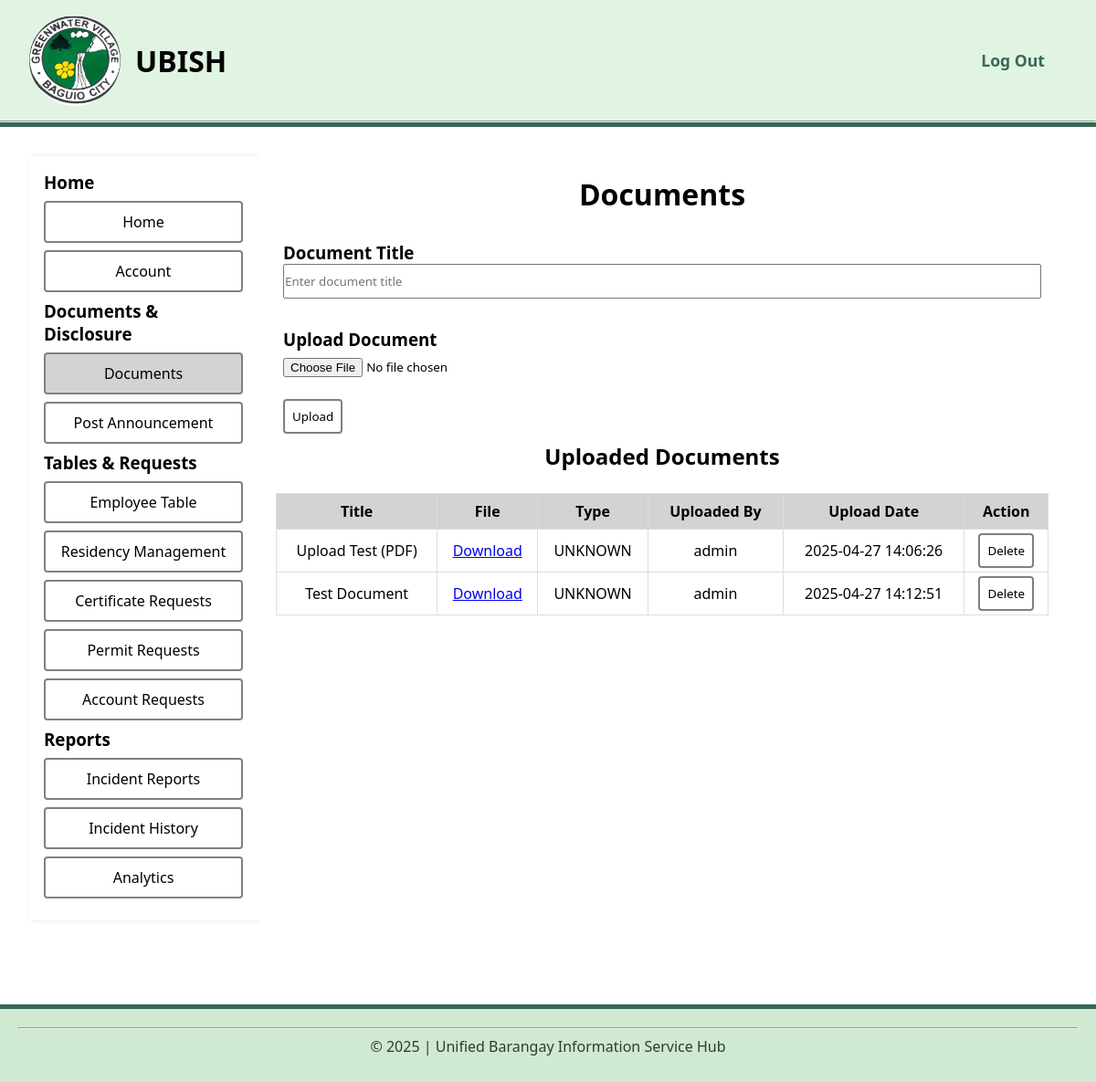
Page /pages/main/documents.php (signed in) on the committed database.
### tables this page shows
CREATE TABLE `files` (
  `file_id` int(11) NOT NULL,
  `title` varchar(255) NOT NULL,
  `file_name` varchar(255) NOT NULL,
  `file_path` varchar(255) NOT NULL,
  `uploaded_by` int(11) DEFAULT NULL,
  `upload_date` timestamp NOT NULL DEFAULT current_timestamp(),
  `privacy` enum('Public','Private') NOT NULL DEFAULT 'Public',
  `file_type` varchar(255) DEFAULT NULL
);

### config/dbfetch.php (called while the page is built, shortened)
<?php
    include __DIR__ . '/dbconfig.php';
    $accessQuery = "SELECT access_level FROM employee_details WHERE emp_id = :emp_id";
    $access = $pdo->prepare($accessQuery);
    $access->execute([":emp_id" => $_SESSION['emp_id']]);
    $accessLevel = $access->fetchColumn();
?>

### pages/main/documents.php (the view, shortened to what this page needs)
<?php
include '../../config/dbfetch.php';
$documentsFetch = "SELECT * FROM files";
$stmt = $pdo->query($documentsFetch);
$documents = $stmt->fetchAll(PDO::FETCH_ASSOC);
function getDocumentsTable($pdo, $currentUserId)
{
    $documentsFetch = "SELECT * FROM files";
    $stmt = $pdo->query($documentsFetch);
    $documents = $stmt->fetchAll(PDO::FETCH_ASSOC);
    $output = "";
    $mimeMap = [
        'application/pdf' => 'PDF',
        'application/msword' => 'Word',
        'application/vnd.openxmlformats-officedocument.wordprocessingml.document' => 'Word',
        'application/vnd.ms-excel' => 'Excel',
        'application/vnd.openxmlformats-officedocument.spreadsheetml.sheet' => 'Excel',
        'image/jpeg' => 'JPEG',
        'image/png' => 'PNG',
        'text/plain' => 'Text'
    ];
    foreach ($documents as $document) {
        $documentId = $document['file_id'];
        $title = htmlspecialchars($document['file_name']);
        $filePath = htmlspecialchars($document['file_path']);
        $rawType = $document['file_type'] ?? 'unknown/unknown';
        $fileType = $mimeMap[$rawType] ?? strtoupper(explode('/', $rawType)[1] ?? 'Unknown');
        $uploadedBy = $document['uploaded_by'];
        $uploadDate = $document['upload_date'];
        $userFetch = "SELECT username FROM login_details WHERE user_id = :uploaded_by";
        $stmtUser = $pdo->prepare($userFetch);
        $stmtUser->execute([':uploaded_by' => $uploadedBy]);
        $user = $stmtUser->fetch(PDO::FETCH_ASSOC);
        $username = $user ? $user['username'] : 'Unknown';
        $actionBtn = $uploadedBy == $currentUserId
            ? "<button onclick='confirmDelete($documentId)'>Delete</button>"
            : "<em style='color:gray;'>N/A</em>";
        $output .= "<tr>
                        <td>$title</td>
                        <td><a href='$filePath' download>Download</a></td>
                        <td>$fileType</td>
                        <td>$username</td>
                        <td>$uploadDate</td>
                        <td>$actionBtn</td>
                    </tr>";
    }
    return $output;
}
?>
<!DOCTYPE html>
<html lang="en">
<head>
    <link rel="stylesheet" href="../../assets/css/style.css">
</head>
<body>
    <header>
        <div class="navigation">
            <div class="logo">
                <img src="../../assets/img/greenwater-village-logo.jpg" alt="Greenwater Village Logo">
                <h1>UBISH</h1>
            </div>
            <form method="POST">
                <nav>
                    <ul>
                        <li><button class="logout" style="cursor: pointer;" name="logout">Log Out</button></li>
                    </ul>
                </nav>
            </form>
        </div>
        <hr>
    </header>
    <main>
        <div class="dashboard-main">
            <div class="dashboard-sidebar">
                <ul>
                    <h3>Home</h3>
                    <li><a href="../main/dashboard.php">Home</a></li>
                    <li><a href="../main/account.php">Account</a></li>
                    <h3>Documents & Disclosure</h3>
                    <li class="active"><a href="../main/documents.php">Documents</a></li>
                    <li><a href="../main/announcements.php">Post Announcement</a></li>
                    <h3>Tables & Requests</h3>
                    <li><a href="../main/employee_table.php">Employee Table</a></li>
                    <?php if ($accessLevel >= 2) { echo '<li><a href="../main/residency_management.php">Residency Management</a></li>'; } ?>
                    <?php if ($accessLevel >= 2) { echo '<li><a href="../main/certificates.php">Certificate Requests</a></li>'; } ?>
                    <?php if ($accessLevel >= 2) { echo '<li><a href="../main/permits.php">Permit Requests</a></li>'; } ?>
                    <?php if ($accessLevel >= 3) { echo '<li><a href="../main/account_requests.php">Account Requests</a></li>'; } ?>
                    <h3>Reports</h3>
                    <?php if ($accessLevel >= 2) { echo '<li><a href="../main/incidents.php">Incident Reports</a></li>'; } ?>
                    <li><a href="../main/incident_table.php">Incident History</a></li>
                    <li><a href="../main/reports.php">Analytics</a></li>
                </ul>
            </div>
            <div class="dashboard-content">
                <h1><center>Documents</center></h1><br>
                <div class="document-upload-form">
                    <form method="POST" enctype="multipart/form-data">
                        <div class="document-credentials">
                            <h3>Document Title</h3>
                            <input type="text" name="title" placeholder="Enter document title" required>
                        </div>
                        <div class="document-credentials">
                            <h3>Upload Document</h3>
                            <input type="file" name="document" accept=".pdf,.doc,.docx,.xls,.xlsx,.txt,.jpg,.png" required>
                            <button name="upload" id="uploadDocument">Upload</button>
                        </div>
                    </form>
                </div>
                <h2><center>Uploaded Documents</center></h2>
                <table class="documents-table">
                    <thead>
                        <tr>
                            <th>Title</th>
                            <th>File</th>
                            <th>Type</th>
                            <th>Uploaded By</th>
                            <th>Upload Date</th>
                            <th>Action</th>
                        </tr>
                    </thead>
                    <tbody>
                        <?php echo getDocumentsTable($pdo, $_SESSION['user_id']); ?>
                    </tbody>
                </table>
            </div>
        </div>
    </main>
    <footer>
        <hr>
        <p><?php echo "&copy; " . date('Y') . " | Unified Barangay Information Service Hub"; ?></p>
    </footer>
</body>
</html>

### assets/css/style.css (style rules this page uses)
* { margin: 0; padding: 0; box-sizing: border-box; font-family: 'Segoe UI', Tahoma, Geneva, Verdana, sans-serif; }
body { display: grid; grid-template-rows: auto 1fr auto; min-height: 100vh; }
.navigation { display: flex; align-items: center; justify-content: space-between; margin: 16px 32px; }
.logo { display: flex; align-items: center; justify-content: center; text-align: center; }
.logo h1 { padding-left: 16px; }
.logo img { display: block; width: 100px; height: 100px; border-radius: 50%; object-fit: cover; }
nav ul { display: flex; align-items: center; justify-content: center; }
nav ul li { padding: 0 16px; list-style-type:none; }
main { margin: 32px; }
form { display: flex; flex-direction: column; align-items: center; justify-content: center; }
button.logout { border: none; background-color: white; font-size: 16px; }
.dashboard-main { display: grid; grid-template-columns: 250px 1fr; grid-template-rows: 1fr; min-height: 100vh; }
.dashboard-sidebar { grid-area: 1 / 1 / 2 / 2; overflow-y: auto; padding: 16px; box-shadow: 2px 0 5px rgba(0, 0, 0, 0.1); }
.dashboard-content { grid-area: 1 / 2 / 2 / 3; padding: 20px; display: flex; flex-direction: column; align-items: center; justify-content: flex-start; background-color: #fff; overflow-y: auto; }
.dashboard-sidebar ul { list-style-type: none; padding: 0; margin: 0; }
.dashboard-sidebar ul li { margin: 8px 0; border: 2px solid gray; border-radius: 4px; text-align: center; background-color: white; cursor: pointer; }
.dashboard-sidebar ul li a { display: block; padding: 10px; text-decoration: none; color: black; }
.dashboard-sidebar ul li.active { background-color: lightgray; }
.dashboard-content table { margin: 24px 0; }
.dashboard-content table tr td { padding: 4px 8px; }
footer p { text-align: center; padding: 8px; }

### pages/main/documents.php (style rules this page uses)
.document-upload-form { text-align: left; margin: 0; width: 100%; }
button { border: 2px solid gray; background-color: white; color: black; padding: 8px; border-radius: 4px; cursor: pointer; transition: background-color 0.3s; }
button.logout { border: none; background-color: white; font-size: 16px; }
table { width: 100%; border-collapse: collapse; margin: 24px 0; }
table th, table td { padding: 8px 12px; border: 1px solid #ddd; text-align: center; }
table th { background-color: lightgray; }
.document-credentials { width: 100%; padding: 8px; box-sizing: border-box; }
.document-credentials input, .document-credentials textarea { margin-bottom: 16px; width: 100%; padding: 8px; padding-left: 0px; box-sizing: border-box; }
header { background-color: #e1f3e2 !important; border-bottom: 5px solid #356859 !important; }
.logout { background-color: #e1f3e2 !important; color: #356859 !important; font-weight: bold !important; font-size: 1.1rem !important; }
footer { background-color: #d0e9d2 !important; text-align: center !important; padding: 20px !important; color: #2b3d2f !important; border-top: 5px solid #356859 !important; margin-top: 60px !important; }

### rows in the picture
files: file_name "Upload Test (PDF)", file_type "UNKNOWN", uploaded_by.username "admin", upload_date "2025-04-27 14:06:26"
files: file_name "Test Document", file_type "UNKNOWN", uploaded_by.username "admin", upload_date "2025-04-27 14:12:51"
